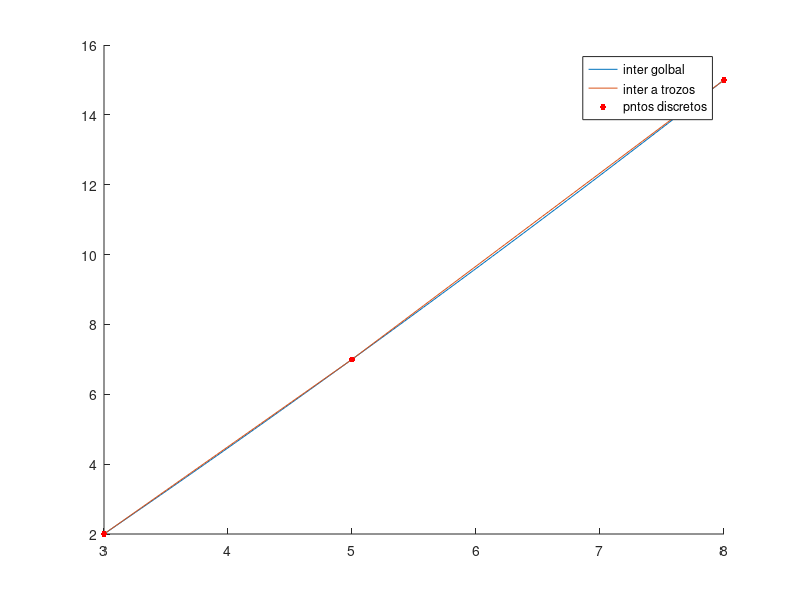

Write the MATLAB code that produced this figure.
function ej2
A=[3 2
    5 7
    8 15];
coef=polyfit(A(:,1),A(:,2),length(A(:,1))-1);
z=linspace(min(A(:,1)),max(A(:,1)));
yy=polyval(coef,z);

yytrozos=interp1(A(:,1),A(:,2),z);

hold on;
plot(z,yy);
plot(z,yytrozos);
plot(A(:,1),A(:,2),'r.','MarkerSize',14);
legend('inter golbal','inter a trozos','pntos discretos');
shg;

p=@(x) interp1(A(:,1),A(:,2),x);

valor=integral(p,min(A(:,1)),max(A(:,1)))

%e
part=linspace(min(A(:,1)),max(A(:,1)),10),
xx=A(:,1);
h=part(2)-part(1);
valoraprx=h*sum((p(part(1:end-1))+p(part(2:end)))/2)

